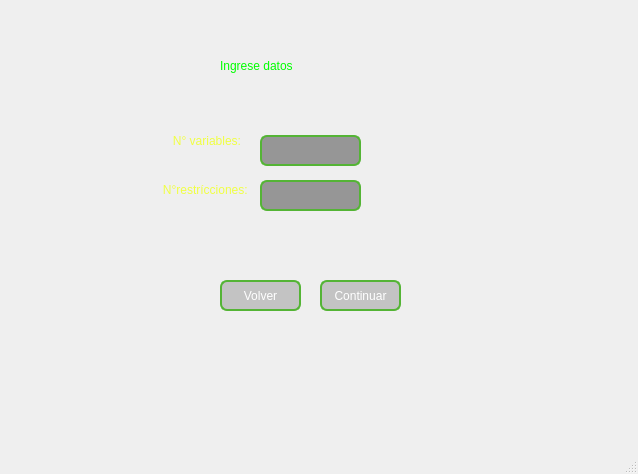
<?xml version="1.0" encoding="UTF-8"?>
<ui version="4.0">
 <class>MainWindow</class>
 <widget class="QMainWindow" name="MainWindow">
  <property name="enabled">
   <bool>true</bool>
  </property>
  <property name="geometry">
   <rect>
    <x>0</x>
    <y>0</y>
    <width>638</width>
    <height>474</height>
   </rect>
  </property>
  <property name="minimumSize">
   <size>
    <width>484</width>
    <height>0</height>
   </size>
  </property>
  <property name="maximumSize">
   <size>
    <width>638</width>
    <height>474</height>
   </size>
  </property>
  <property name="cursor">
   <cursorShape>ArrowCursor</cursorShape>
  </property>
  <property name="mouseTracking">
   <bool>true</bool>
  </property>
  <property name="windowTitle">
   <string>MainWindow</string>
  </property>
  <property name="styleSheet">
   <string notr="true">QWidget#centralwidget{
	background-color: qlineargradient(spread:pad, x1:0, y1:0, x2:1, y2:1, stop:0 		rgba(91, 91, 91, 255), stop:1 rgba(118, 118, 118, 255));
}
</string>
  </property>
  <widget class="QWidget" name="centralwidget">
   <widget class="QLabel" name="titulo">
    <property name="geometry">
     <rect>
      <x>220</x>
      <y>50</y>
      <width>271</width>
      <height>31</height>
     </rect>
    </property>
    <property name="cursor">
     <cursorShape>ArrowCursor</cursorShape>
    </property>
    <property name="styleSheet">
     <string notr="true">font: 75 20pt &quot;Bahnschrift&quot;;
color: rgb(0, 255, 0);</string>
    </property>
    <property name="text">
     <string>Ingrese datos</string>
    </property>
   </widget>
   <widget class="QLabel" name="label">
    <property name="geometry">
     <rect>
      <x>20</x>
      <y>130</y>
      <width>221</width>
      <height>22</height>
     </rect>
    </property>
    <property name="styleSheet">
     <string notr="true">font: 85 10pt &quot;Arial Black&quot;;
color: #F0FF42;</string>
    </property>
    <property name="text">
     <string>&lt;html&gt;&lt;head/&gt;&lt;body&gt;&lt;p align=&quot;right&quot;&gt;N° variables:&lt;/p&gt;&lt;/body&gt;&lt;/html&gt;</string>
    </property>
   </widget>
   <widget class="QLabel" name="label_2">
    <property name="geometry">
     <rect>
      <x>30 </x>
      <y>180</y>
      <width>221</width>
      <height>20</height>
     </rect>
    </property>
    <property name="styleSheet">
     <string notr="true">font: 85 10pt &quot;Arial Black&quot;;
color: #F0FF42;
</string>
    </property>
    <property name="text">
     <string>&lt;html&gt;&lt;head/&gt;&lt;body&gt;&lt;p align=&quot;right&quot;&gt;N°restrícciones: &lt;/p&gt;&lt;/body&gt;&lt;/html&gt;</string>
    </property>
   </widget>
   <widget class="QPushButton" name="Btn_continuar">
    <property name="geometry">
     <rect>
      <x>320</x>
      <y>280</y>
      <width>81</width>
      <height>31</height>
     </rect>
    </property>
    <property name="cursor">
     <cursorShape>PointingHandCursor</cursorShape>
    </property>
    <property name="styleSheet">
     <string notr="true">QPushButton#Btn_continuar{
border: 2px solid #54B435;
font: 75 12pt &quot;Bahnschrift Condensed&quot;;
background-color: rgb(150, 150, 150, 50%);
color: white;
border-radius: 7px;
}

QPushButton:hover#Btn_continuar{
background-color: #54B435;
color: black;
}
</string>
    </property>
    <property name="text">
     <string>Continuar</string>
    </property>
   </widget>
   <widget class="QLineEdit" name="textEdit">
    <property name="geometry">
     <rect>
      <x>260</x>
      <y>135</y>
      <width>101</width>
      <height>31</height>
     </rect>
    </property>
    <property name="styleSheet">
     <string notr="true">border: 2px solid #54B435;
background-color: rgb(150, 150, 150);
color: white;
border-radius: 7px;</string>
    </property>
   </widget>
   <widget class="QLineEdit" name="textEdit_2">
    <property name="geometry">
     <rect>
      <x>260</x>
      <y>180</y>
      <width>101</width>
      <height>31</height>
     </rect>
    </property>
    <property name="tabletTracking">
     <bool>true</bool>
    </property>
    <property name="styleSheet">
     <string notr="true">border: 2px solid #54B435;
background-color: rgb(150, 150, 150, 100%);
color: white;
border-radius: 7px;</string>
    </property>
    <property name="clearButtonEnabled">
     <bool>false</bool>
    </property>
   </widget>
   <widget class="QPushButton" name="Btn_volver">
    <property name="geometry">
     <rect>
      <x>220</x>
      <y>280</y>
      <width>81</width>
      <height>31</height>
     </rect>
    </property>
    <property name="cursor">
     <cursorShape>PointingHandCursor</cursorShape>
    </property>
    <property name="styleSheet">
     <string notr="true">QPushButton#Btn_volver{
border: 2px solid #54B435;
font: 75 12pt &quot;Bahnschrift Condensed&quot;;
background-color: rgb(150, 150, 150, 50%);
color: white;
border-radius: 7px;
}

QPushButton:hover#Btn_volver{
background-color: #55ffff;
color: black;
}
</string>
    </property>
    <property name="text">
     <string>Volver</string>
    </property>
   </widget>
   <widget class="QLabel" name="mensaje">
    <property name="geometry">
     <rect>
      <x>180</x>
      <y>390</y>
      <width>291</width>
      <height>20</height>
     </rect>
    </property>
    <property name="styleSheet">
     <string notr="true">color: rgb(255, 255, 255);</string>
    </property>
    <property name="text">
     <string/>
    </property>
   </widget>
  </widget>
  <widget class="QMenuBar" name="menubar">
   <property name="geometry">
    <rect>
     <x>0</x>
     <y>0</y>
     <width>638</width>
     <height>21</height>
    </rect>
   </property>
  </widget>
  <widget class="QStatusBar" name="statusbar"/>
 </widget>
 <resources/>
 <connections/>
</ui>
